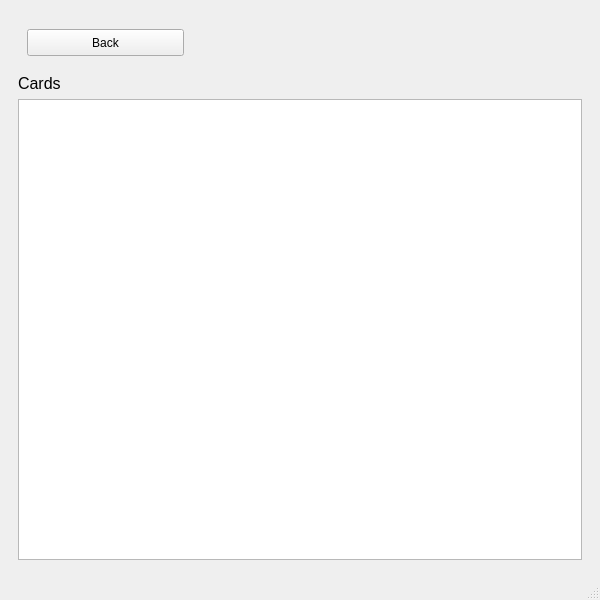
<?xml version="1.0" encoding="UTF-8"?>
<ui version="4.0">
 <class>MainWindow</class>
 <widget class="QMainWindow" name="MainWindow">
  <property name="geometry">
   <rect>
    <x>0</x>
    <y>0</y>
    <width>600</width>
    <height>600</height>
   </rect>
  </property>
  <property name="windowTitle">
   <string>AccountManager</string>
  </property>
  <widget class="QWidget" name="centralwidget">
   <layout class="QGridLayout" name="gridLayout">
    <item row="0" column="0">
     <widget class="QStackedWidget" name="stackedWidget">
      <property name="currentIndex">
       <number>1</number>
      </property>
      <widget class="QWidget" name="loginPage">
       <layout class="QGridLayout" name="gridLayout_2">
        <item row="0" column="1">
         <widget class="QLabel" name="logoPic">
          <property name="maximumSize">
           <size>
            <width>300</width>
            <height>300</height>
           </size>
          </property>
          <property name="text">
           <string/>
          </property>
          <property name="pixmap">
           <pixmap>:/MyFiles/res/avatar.png</pixmap>
          </property>
          <property name="scaledContents">
           <bool>true</bool>
          </property>
         </widget>
        </item>
        <item row="1" column="1">
         <widget class="QLabel" name="loginLabel">
          <property name="text">
           <string>Login</string>
          </property>
         </widget>
        </item>
        <item row="2" column="0">
         <spacer name="horizontalSpacer">
          <property name="orientation">
           <enum>Qt::Horizontal</enum>
          </property>
          <property name="sizeHint" stdset="0">
           <size>
            <width>244</width>
            <height>20</height>
           </size>
          </property>
         </spacer>
        </item>
        <item row="2" column="1">
         <widget class="QLineEdit" name="loginInput"/>
        </item>
        <item row="2" column="2">
         <spacer name="horizontalSpacer_2">
          <property name="orientation">
           <enum>Qt::Horizontal</enum>
          </property>
          <property name="sizeHint" stdset="0">
           <size>
            <width>244</width>
            <height>20</height>
           </size>
          </property>
         </spacer>
        </item>
        <item row="3" column="1">
         <widget class="QPushButton" name="enterBtn">
          <property name="text">
           <string>go</string>
          </property>
         </widget>
        </item>
        <item row="4" column="1">
         <spacer name="verticalSpacer_2">
          <property name="orientation">
           <enum>Qt::Vertical</enum>
          </property>
          <property name="sizeHint" stdset="0">
           <size>
            <width>20</width>
            <height>397</height>
           </size>
          </property>
         </spacer>
        </item>
       </layout>
      </widget>
      <widget class="QWidget" name="cardsPage">
       <layout class="QGridLayout" name="gridLayout_4">
        <item row="0" column="0">
         <widget class="QWidget" name="widget" native="true">
          <property name="minimumSize">
           <size>
            <width>0</width>
            <height>50</height>
           </size>
          </property>
          <property name="maximumSize">
           <size>
            <width>16777212</width>
            <height>16777215</height>
           </size>
          </property>
          <layout class="QHBoxLayout" name="horizontalLayout">
           <item>
            <widget class="QPushButton" name="cardsPageBackBtn">
             <property name="minimumSize">
              <size>
               <width>157</width>
               <height>27</height>
              </size>
             </property>
             <property name="text">
              <string>Back</string>
             </property>
            </widget>
           </item>
           <item>
            <spacer name="horizontalSpacer_4">
             <property name="orientation">
              <enum>Qt::Horizontal</enum>
             </property>
             <property name="sizeHint" stdset="0">
              <size>
               <width>40</width>
               <height>20</height>
              </size>
             </property>
            </spacer>
           </item>
          </layout>
         </widget>
        </item>
        <item row="1" column="0">
         <widget class="QLabel" name="tableLabel">
          <property name="font">
           <font>
            <pointsize>12</pointsize>
           </font>
          </property>
          <property name="text">
           <string>Cards</string>
          </property>
         </widget>
        </item>
        <item row="2" column="0">
         <widget class="QTableView" name="cardsTable"/>
        </item>
       </layout>
      </widget>
      <widget class="QWidget" name="cardMenuPage">
       <property name="font">
        <font>
         <pointsize>12</pointsize>
        </font>
       </property>
       <layout class="QGridLayout" name="gridLayout_3">
        <item row="0" column="0">
         <widget class="QPushButton" name="cardMenuPageBackBtn">
          <property name="text">
           <string>Back</string>
          </property>
         </widget>
        </item>
        <item row="0" column="1">
         <spacer name="horizontalSpacer_3">
          <property name="orientation">
           <enum>Qt::Horizontal</enum>
          </property>
          <property name="sizeHint" stdset="0">
           <size>
            <width>401</width>
            <height>20</height>
           </size>
          </property>
         </spacer>
        </item>
        <item row="1" column="0">
         <widget class="QFrame" name="btnsFrame">
          <property name="frameShape">
           <enum>QFrame::StyledPanel</enum>
          </property>
          <property name="frameShadow">
           <enum>QFrame::Raised</enum>
          </property>
          <layout class="QVBoxLayout" name="verticalLayout">
           <item>
            <spacer name="verticalSpacer_4">
             <property name="orientation">
              <enum>Qt::Vertical</enum>
             </property>
             <property name="sizeHint" stdset="0">
              <size>
               <width>20</width>
               <height>40</height>
              </size>
             </property>
            </spacer>
           </item>
           <item>
            <widget class="QPushButton" name="rechargeBtn">
             <property name="text">
              <string>Recharge</string>
             </property>
            </widget>
           </item>
           <item>
            <widget class="QPushButton" name="withdrawBtn">
             <property name="text">
              <string>Withdraw</string>
             </property>
            </widget>
           </item>
           <item>
            <widget class="QPushButton" name="changePasswordBtn">
             <property name="text">
              <string>Change password</string>
             </property>
            </widget>
           </item>
           <item>
            <widget class="QPushButton" name="transferBtn">
             <property name="text">
              <string>Transfer</string>
             </property>
            </widget>
           </item>
          </layout>
         </widget>
        </item>
        <item row="1" column="2">
         <spacer name="verticalSpacer_3">
          <property name="orientation">
           <enum>Qt::Vertical</enum>
          </property>
          <property name="sizeHint" stdset="0">
           <size>
            <width>20</width>
            <height>370</height>
           </size>
          </property>
         </spacer>
        </item>
        <item row="1" column="3">
         <widget class="QFrame" name="infoFrame">
          <property name="frameShape">
           <enum>QFrame::StyledPanel</enum>
          </property>
          <property name="frameShadow">
           <enum>QFrame::Raised</enum>
          </property>
          <layout class="QFormLayout" name="formLayout">
           <item row="0" column="0">
            <widget class="QLabel" name="label_3">
             <property name="text">
              <string>Money: </string>
             </property>
            </widget>
           </item>
           <item row="0" column="1">
            <widget class="QLabel" name="moneyLabel">
             <property name="text">
              <string>TextLabel</string>
             </property>
            </widget>
           </item>
           <item row="1" column="0">
            <widget class="QLabel" name="label_5">
             <property name="text">
              <string>Card number: </string>
             </property>
            </widget>
           </item>
           <item row="1" column="1">
            <widget class="QLabel" name="cardNumberLabel">
             <property name="text">
              <string>TextLabel</string>
             </property>
            </widget>
           </item>
          </layout>
         </widget>
        </item>
        <item row="2" column="0">
         <spacer name="verticalSpacer">
          <property name="orientation">
           <enum>Qt::Vertical</enum>
          </property>
          <property name="sizeHint" stdset="0">
           <size>
            <width>20</width>
            <height>369</height>
           </size>
          </property>
         </spacer>
        </item>
       </layout>
      </widget>
     </widget>
    </item>
   </layout>
  </widget>
  <widget class="QMenuBar" name="menubar">
   <property name="geometry">
    <rect>
     <x>0</x>
     <y>0</y>
     <width>600</width>
     <height>21</height>
    </rect>
   </property>
  </widget>
  <widget class="QStatusBar" name="statusbar"/>
 </widget>
 <resources/>
 <connections/>
</ui>
